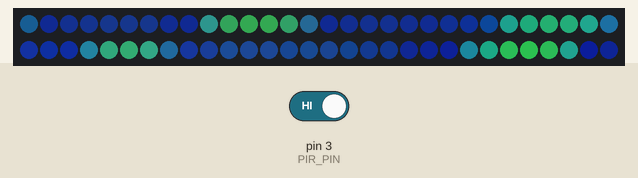
Bench run of a sketch on a simulated Arduino Uno, built with avr-gcc and run on an emulated ATmega328P. On the bench: 60 RGB LEDs in strip order, left to right, continuing on the next row. The test bench sets the inputs (shaded band); at power-on: pin 3 (PIR_PIN) HIGH. Dim RGB values are drawn brighter than linear.

Above: at 4.2 s.
4.3 s: pin 3 (PIR_PIN) driven LOW
At 19.96 s:
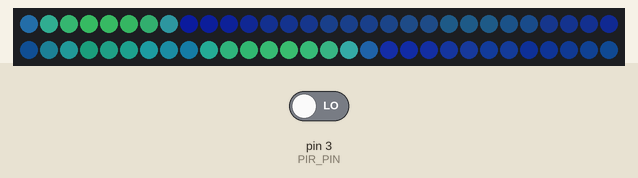
At 22.71 s:
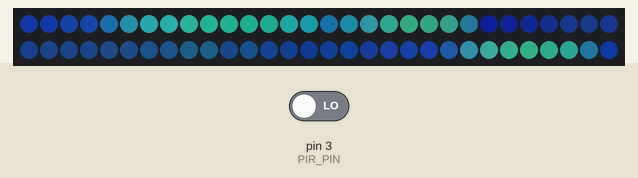
24.0 s: pin 3 (PIR_PIN) driven HIGH
At 36.08 s:
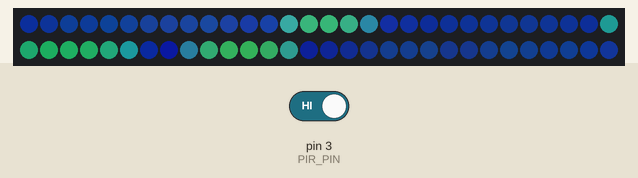

The sketch:

led_bewegungsmelder_flur.ino
```cpp
//
//  Bewegungsmelder Küche / 60 Leds
//

#include <avr/sleep.h>

#define FASTLED_ALLOW_INTERRUPTS 0
#include <FastLED.h>
FASTLED_USING_NAMESPACE

#define LED_PIN             6
#define NUM_LEDS            60
#define MAX_POWER_MILLIAMPS 2500
#define LED_TYPE            WS2812B
#define COLOR_ORDER         GRB

#define PIR_PIN             3

#define ANIMATION_DURATION  60000
#define LIFECYCLE_DURATION  120000

//////////////////////////////////////////////////////////////////////////

CRGB leds[NUM_LEDS];
unsigned long motionDetectedMillis = 0;
bool isInterruptByMotion = false;

//////////////////////////////////////////////////////////////////////////

void setup() {
  pinMode(PIR_PIN, INPUT);
  delay(3000); // 3 second delay for boot recovery, and a moment of silence
  FastLED.addLeds<LED_TYPE,LED_PIN,COLOR_ORDER>(leds, NUM_LEDS)
        .setCorrection(TypicalLEDStrip);
  FastLED.setMaxPowerInVoltsAndMilliamps(5, MAX_POWER_MILLIAMPS);

  // set PIR_PIN to interrupt.
  attachInterrupt(digitalPinToInterrupt(PIR_PIN), interrupt_motion_detected, HIGH);
}

void loop()
{
  // detect motion and start pacifica animation or fade to black.
  if (isInterruptByMotion)
  {
    isInterruptByMotion = false;
    motionDetectedMillis = millis();
  }

  // millis will overflow at approx. 49.7 days => rely on duration only.
  unsigned long elapsedMillisSinceMotionDetected = millis() - motionDetectedMillis;
  if (elapsedMillisSinceMotionDetected < ANIMATION_DURATION) {
    EVERY_N_MILLISECONDS(20) {
      pacifica_loop();
      FastLED.show();
    }
  } else {
    EVERY_N_MILLISECONDS(20) {
      fadeToBlackBy(leds, NUM_LEDS, 20);
      FastLED.show();
    }
  }

  // test for end of lifecycle reached and send to sleep.
  if (elapsedMillisSinceMotionDetected > LIFECYCLE_DURATION) {
    go_to_sleep();
  }
}

//////////////////////////////////////////////////////////////////////////
//
// Motion detection from PIR Sensor has triggert interrupt.
//
//////////////////////////////////////////////////////////////////////////
void interrupt_motion_detected() {
  isInterruptByMotion = true;
}

//////////////////////////////////////////////////////////////////////////
//
// Send the Nano to sleep.
//
//////////////////////////////////////////////////////////////////////////
void go_to_sleep() {
  sleep_enable();
  set_sleep_mode(SLEEP_MODE_PWR_DOWN);
  sleep_cpu();
}

//////////////////////////////////////////////////////////////////////////
//
// In this animation, there are four "layers" of waves of light.
//
// Each layer moves independently, and each is scaled separately.
//
// All four wave layers are added together on top of each other, and then
// another filter is applied that adds "whitecaps" of brightness where the
// waves line up with each other more.  Finally, another pass is taken
// over the led array to 'deepen' (dim) the blues and greens.
//
// The speed and scale and motion each layer varies slowly within independent
// hand-chosen ranges, which is why the code has a lot of low-speed 'beatsin8' functions
// with a lot of oddly specific numeric ranges.
//
// These three custom blue-green color palettes were inspired by the colors found in
// the waters off the southern coast of California, https://goo.gl/maps/QQgd97jjHesHZVxQ7
//
CRGBPalette16 pacifica_palette_1 =
    { 0x000507, 0x000409, 0x00030B, 0x00030D, 0x000210, 0x000212, 0x000114, 0x000117,
      0x000019, 0x00001C, 0x000026, 0x000031, 0x00003B, 0x000046, 0x14554B, 0x28AA50 };
CRGBPalette16 pacifica_palette_2 =
    { 0x000507, 0x000409, 0x00030B, 0x00030D, 0x000210, 0x000212, 0x000114, 0x000117,
      0x000019, 0x00001C, 0x000026, 0x000031, 0x00003B, 0x000046, 0x0C5F52, 0x19BE5F };
CRGBPalette16 pacifica_palette_3 =
    { 0x000208, 0x00030E, 0x000514, 0x00061A, 0x000820, 0x000927, 0x000B2D, 0x000C33,
      0x000E39, 0x001040, 0x001450, 0x001860, 0x001C70, 0x002080, 0x1040BF, 0x2060FF };


void pacifica_loop()
{
  // Increment the four "color index start" counters, one for each wave layer.
  // Each is incremented at a different speed, and the speeds vary over time.
  static uint16_t sCIStart1, sCIStart2, sCIStart3, sCIStart4;
  static uint32_t sLastms = 0;
  uint32_t ms = GET_MILLIS();
  uint32_t deltams = ms - sLastms;
  sLastms = ms;
  uint16_t speedfactor1 = beatsin16(3, 179, 269);
  uint16_t speedfactor2 = beatsin16(4, 179, 269);
  uint32_t deltams1 = (deltams * speedfactor1) / 256;
  uint32_t deltams2 = (deltams * speedfactor2) / 256;
  uint32_t deltams21 = (deltams1 + deltams2) / 2;
  sCIStart1 += (deltams1 * beatsin88(1011,10,13));
  sCIStart2 -= (deltams21 * beatsin88(777,8,11));
  sCIStart3 -= (deltams1 * beatsin88(501,5,7));
  sCIStart4 -= (deltams2 * beatsin88(257,4,6));

  // Clear out the LED array to a dim background blue-green
  fill_solid( leds, NUM_LEDS, CRGB( 2, 6, 10));

  // Render each of four layers, with different scales and speeds, that vary over time
  pacifica_one_layer( pacifica_palette_1, sCIStart1, beatsin16( 3, 11 * 256, 14 * 256), beatsin8( 10, 70, 130), 0-beat16( 301) );
  pacifica_one_layer( pacifica_palette_2, sCIStart2, beatsin16( 4,  6 * 256,  9 * 256), beatsin8( 17, 40,  80), beat16( 401) );
  pacifica_one_layer( pacifica_palette_3, sCIStart3, 6 * 256, beatsin8( 9, 10,38), 0-beat16(503));
  pacifica_one_layer( pacifica_palette_3, sCIStart4, 5 * 256, beatsin8( 8, 10,28), beat16(601));

  // Add brighter 'whitecaps' where the waves lines up more
  pacifica_add_whitecaps();

  // Deepen the blues and greens a bit
  pacifica_deepen_colors();
}

// Add one layer of waves into the led array
void pacifica_one_layer( CRGBPalette16& p, uint16_t cistart, uint16_t wavescale, uint8_t bri, uint16_t ioff)
{
  uint16_t ci = cistart;
  uint16_t waveangle = ioff;
  uint16_t wavescale_half = (wavescale / 2) + 20;
  for( uint16_t i = 0; i < NUM_LEDS; i++) {
    waveangle += 250;
    uint16_t s16 = sin16( waveangle ) + 32768;
    uint16_t cs = scale16( s16 , wavescale_half ) + wavescale_half;
    ci += cs;
    uint16_t sindex16 = sin16( ci) + 32768;
    uint8_t sindex8 = scale16( sindex16, 240);
    CRGB c = ColorFromPalette( p, sindex8, bri, LINEARBLEND);
    leds[i] += c;
  }
}

// Add extra 'white' to areas where the four layers of light have lined up brightly
void pacifica_add_whitecaps()
{
  uint8_t basethreshold = beatsin8( 9, 55, 65);
  uint8_t wave = beat8( 7 );

  for( uint16_t i = 0; i < NUM_LEDS; i++) {
    uint8_t threshold = scale8( sin8( wave), 20) + basethreshold;
    wave += 7;
    uint8_t l = leds[i].getAverageLight();
    if( l > threshold) {
      uint8_t overage = l - threshold;
      uint8_t overage2 = qadd8( overage, overage);
      leds[i] += CRGB( overage, overage2, qadd8( overage2, overage2));
    }
  }
}

// Deepen the blues and greens
void pacifica_deepen_colors()
{
  for( uint16_t i = 0; i < NUM_LEDS; i++) {
    leds[i].blue = scale8( leds[i].blue,  145);
    leds[i].green= scale8( leds[i].green, 200);
    leds[i] |= CRGB( 2, 5, 7);
  }
}
```
